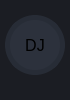
           <widget class="QFrame" name="frame_left_menu">
            <property name="sizePolicy">
             <sizepolicy hsizetype="Preferred" vsizetype="Preferred">
              <horstretch>0</horstretch>
              <verstretch>0</verstretch>
             </sizepolicy>
            </property>
            <property name="minimumSize">
             <size>
              <width>70</width>
              <height>0</height>
             </size>
            </property>
            <property name="maximumSize">
             <size>
              <width>70</width>
              <height>16777215</height>
             </size>
            </property>
            <property name="layoutDirection">
             <enum>Qt::LeftToRight</enum>
            </property>
            <property name="styleSheet">
             <string notr="true">background-color: rgb(27, 29, 35);</string>
            </property>
            <property name="frameShape">
             <enum>QFrame::NoFrame</enum>
            </property>
            <property name="frameShadow">
             <enum>QFrame::Raised</enum>
            </property>
            <layout class="QVBoxLayout" name="verticalLayout_5">
             <property name="spacing">
              <number>1</number>
             </property>
             <property name="leftMargin">
              <number>0</number>
             </property>
             <property name="topMargin">
              <number>0</number>
             </property>
             <property name="rightMargin">
              <number>0</number>
             </property>
             <property name="bottomMargin">
              <number>0</number>
             </property>
             <item alignment="Qt::AlignTop">
              <widget class="QFrame" name="frame_menus">
               <property name="frameShape">
                <enum>QFrame::NoFrame</enum>
               </property>
               <property name="frameShadow">
                <enum>QFrame::Raised</enum>
               </property>
               <layout class="QVBoxLayout" name="layout_menus">
                <property name="spacing">
                 <number>0</number>
                </property>
                <property name="leftMargin">
                 <number>0</number>
                </property>
                <property name="topMargin">
                 <number>0</number>
                </property>
                <property name="rightMargin">
                 <number>0</number>
                </property>
                <property name="bottomMargin">
                 <number>0</number>
                </property>
               </layout>
              </widget>
             </item>
             <item alignment="Qt::AlignBottom">
              <widget class="QFrame" name="frame_extra_menus">
               <property name="sizePolicy">
                <sizepolicy hsizetype="Preferred" vsizetype="Preferred">
                 <horstretch>0</horstretch>
                 <verstretch>0</verstretch>
                </sizepolicy>
               </property>
               <property name="frameShape">
                <enum>QFrame::NoFrame</enum>
               </property>
               <property name="frameShadow">
                <enum>QFrame::Raised</enum>
               </property>
               <layout class="QVBoxLayout" name="layout_menu_bottom">
                <property name="spacing">
                 <number>10</number>
                </property>
                <property name="leftMargin">
                 <number>0</number>
                </property>
                <property name="topMargin">
                 <number>0</number>
                </property>
                <property name="rightMargin">
                 <number>0</number>
                </property>
                <property name="bottomMargin">
                 <number>25</number>
                </property>
                <item alignment="Qt::AlignHCenter">
                 <widget class="QLabel" name="label_user_icon">
                  <property name="sizePolicy">
                   <sizepolicy hsizetype="Maximum" vsizetype="Maximum">
                    <horstretch>0</horstretch>
                    <verstretch>0</verstretch>
                   </sizepolicy>
                  </property>
                  <property name="minimumSize">
                   <size>
                    <width>60</width>
                    <height>60</height>
                   </size>
                  </property>
                  <property name="maximumSize">
                   <size>
                    <width>60</width>
                    <height>60</height>
                   </size>
                  </property>
                  <property name="font">
                   <font>
                    <family>Segoe UI</family>
                    <pointsize>12</pointsize>
                   </font>
                  </property>
                  <property name="styleSheet">
                   <string notr="true">QLabel {
	border-radius: 30px;
	background-color: rgb(44, 49, 60);
	border: 5px solid rgb(39, 44, 54);
	background-position: center;
	background-repeat: no-repeat;
}</string>
                  </property>
                  <property name="text">
                   <string>DJ</string>
                  </property>
                  <property name="alignment">
                   <set>Qt::AlignCenter</set>
                  </property>
                 </widget>
                </item>
               </layout>
              </widget>
             </item>
            </layout>
           </widget>
